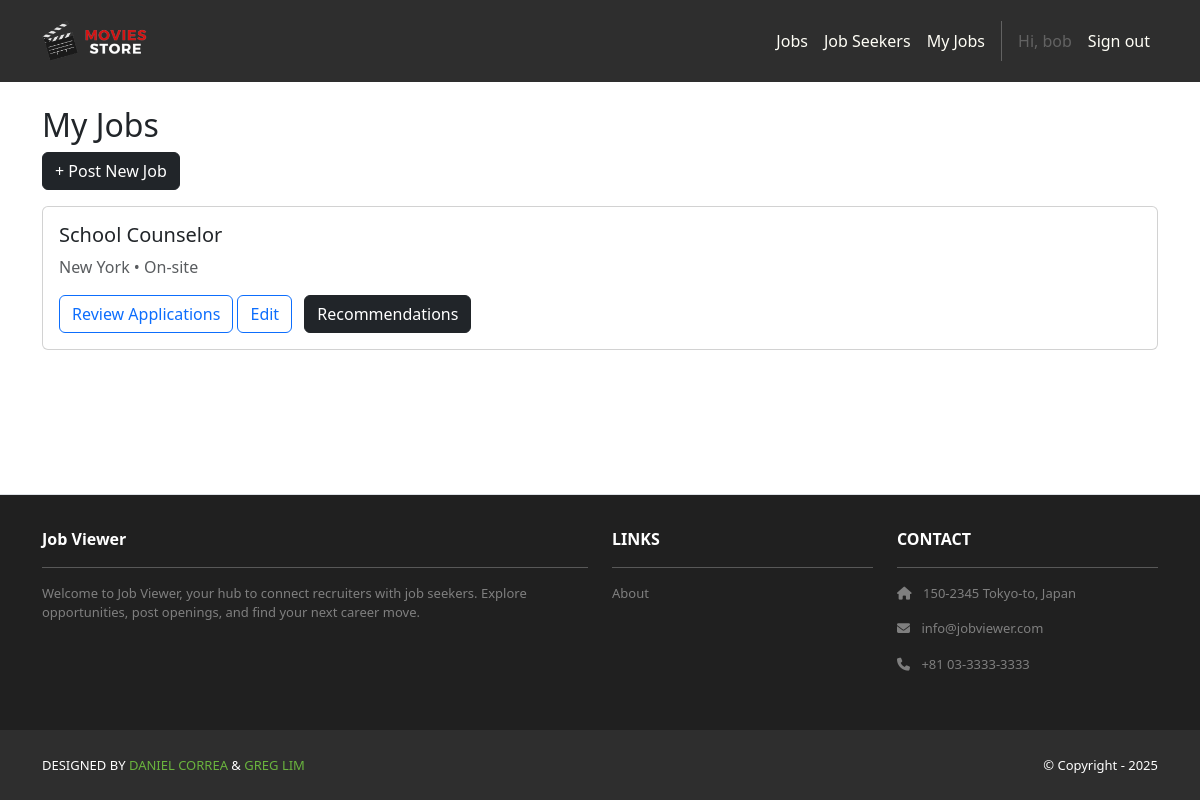
The app's page /jobs/dashboard/ (signed in) with its own data.
### accounts/models.py (models this page shows)
class User(AbstractUser):
    class Roles(models.TextChoices):
        RECRUITER = "RECRUITER", "Recruiter"
        JOB_SEEKER = "JOB_SEEKER", "Job Seeker"
    role = models.CharField(
        max_length=20, choices=Roles.choices, default=Roles.JOB_SEEKER, db_index=True
    )
    @property
    def is_recruiter(self) -> bool:
        return self.role == self.Roles.RECRUITER
    @property
    def is_jobseeker(self) -> bool:
        return self.role == self.Roles.JOB_SEEKER

### jobs/models.py (models this page shows, shortened)
class Job(models.Model):
    class RemoteType(models.TextChoices):
        ONSITE = "ONSITE", "On-site"
        REMOTE = "REMOTE", "Remote"
        HYBRID = "HYBRID", "Hybrid"
    title = models.CharField(max_length=200, db_index=True)
    description = models.TextField()
    location = models.CharField(max_length=200, db_index=True)
    remote_type = models.CharField(max_length=6, choices=RemoteType.choices)
    salary_min = models.PositiveIntegerField(null=True, blank=True)
    salary_max = models.PositiveIntegerField(null=True, blank=True)
    visa_sponsorship = models.BooleanField(default=False)
    min_experience = models.PositiveIntegerField(null=True, blank=True)
    skills = models.ManyToManyField(Skill, blank=True, related_name="jobs")
    created_by = models.ForeignKey(
        settings.AUTH_USER_MODEL,
        on_delete=models.CASCADE,
        related_name="jobs",
        limit_choices_to={"role": "RECRUITER"},
    )
    created_at = models.DateTimeField(auto_now_add=True)

### jobs/views.py (the view)
# urls.py: path("dashboard/", views.job_dashboard, name="jobs.dashboard"),
@login_required
@recruiter_required
def job_dashboard(request):
    if request.user.is_recruiter:
        jobs = Job.objects.filter(created_by=request.user)
        applications = Application.objects.filter(job__in=jobs)
        return render(request, 'jobs/dashboard.html', {'jobs': jobs, 'applications': applications})
    else:
        return redirect('jobs.list')

### jobs/templates/jobs/dashboard.html
{% extends "base.html" %}
{% block content %}
<div class="container py-4">
  <h2>My Jobs</h2>
  <a href="{% url 'jobs.create' %}" class="btn btn-dark mb-3">+ Post New Job</a>
  {% for job in jobs %}
    <div class="card mb-3">
      <div class="card-body">
        <h5 class="card-title">{{ job.title }}</h5>
        <p class="card-text text-muted">{{ job.location }} • {{ job.get_remote_type_display }}</p>
        <a href="{% url 'job_applications' job.id %}" class="btn btn-outline-primary">Review Applications</a>
        <a href="{% url 'jobs.edit' job.pk %}" class="btn btn-outline-primary">Edit</a>
        <a href="{% url 'jobs.recommendations' job.pk %}" class="btn btn-dark ms-2">Recommendations</a>
      </div>
    </div>
  {% empty %}
    <p>You haven’t posted any jobs yet.</p>
  {% endfor %}
</div>
{% endblock %}

### jobStore/templates/base.html (shortened to what this page needs)
<!DOCTYPE html>
<html>
  {% load static %}
  <head>
    <link href="https://cdn.jsdelivr.net/npm/bootstrap@5.3.3/dist/css/bootstrap.min.css"
          rel="stylesheet">
    <link rel="stylesheet"
          href="https://cdnjs.cloudflare.com/ajax/libs/font-awesome/6.1.1/css/all.min.css">
    <link rel="stylesheet" type="text/css" href="{% static 'css/style.css' %}">
  </head>
  <body class="d-flex flex-column min-vh-100">
    <nav class="p-3 navbar navbar-dark bg-dark navbar-expand-lg">
      <div class="container">
        <a class="navbar-brand" href="{% url 'home.index' %}">
          <img src="{% static 'img/logo.png' %}" alt="logo" height="40" />
        </a>
        <div class="collapse navbar-collapse" id="navbarNavAltMarkup">
          <div class="navbar-nav ms-auto navbar-ml">
            <a class="nav-link" href="{% url 'jobs.list' %}">Jobs</a>
            {% if user.is_authenticated %}
              {% if user.is_staff or user.is_recruiter %}
                <a class="nav-link" href="{% url 'jobSeekers.index' %}">Job Seekers</a>
                <a class="nav-link" href="{% url 'jobs.dashboard' %}">My Jobs</a>
              {% endif %}
              <span class="nav-link disabled">Hi, {{ user.username }}</span>
              <a class="nav-link" href="{% url 'logout' %}">Sign out</a>
            {% else %}
              <a class="nav-link" href="{% url 'login' %}">Log in</a>
              <a class="nav-link" href="{% url 'signup.choice' %}">Sign up</a>
            {% endif %}
          </div>
        </div>
      </div>
    </nav>
    <div class="flex-grow-1">
      {% block content %}
      {% endblock content %}
    </div>
    <section class="p-3 ms-footer d-none d-md-block mt-auto py-3 border-top">
      <div class="container">
        <div class="row mt-3 text-white">
          <div class="col-md-6 col-lg-6 col-xl-6 mx-auto mb-4">
            <b>Job Viewer</b>
            <hr />
            <p>
              Welcome to Job Viewer, your hub to connect recruiters with job seekers.
              Explore opportunities, post openings, and find your next career move.
            </p>
          </div>
          <div class="col-md-3 col-lg-3 col-xl-3 mx-auto mb-4">
            <b>LINKS</b>
            <hr />
            <p><a class="nav-link" href="{% url 'home.about' %}">About</a></p>
          </div>
          <div class="col-md-3 col-lg-3 col-xl-3 mx-auto mb-4">
            <b>CONTACT</b>
            <hr />
            <p><i class="fas fa-home me-2"></i> 150-2345 Tokyo-to, Japan</p>
            <p><i class="fas fa-envelope me-2"></i> info@jobviewer.com</p>
            <p><i class="fas fa-phone me-2"></i> +81 03-3333-3333</p>
          </div>
        </div>
      </div>
    </section>
    <section class="p-3 ms-footer-bottom bg-dark">
      <div class="container d-flex justify-content-between">
        <div class="me-5 text-white">
          <span>DESIGNED BY
            <a href="https://www.x.com/danielgarax" target="_blank">DANIEL CORREA</a> &
            <a href="https://www.x.com/greglim81" target="_blank">GREG LIM</a>
          </span>
        </div>
        <div class="text-white">
          <span>© Copyright - 2025</span>
        </div>
      </div>
    </section>
  </body>
</html>

### jobStore/static/css/style.css (style rules this page uses)
html { outline: 4px dashed hotpink !important; }
.navbar a.nav-link { color: #FFFEF6 !important; }
.bg-dark { background-color: #2E2E2E !important; }
.ms-footer { background-color: #202020; }
.ms-footer p { color: #7F7F7F; font-size: 13px; }
.ms-footer-bottom span { font-size: 13px; line-height: 38px; }
.ms-footer-bottom a { color: #6ab43e; text-decoration: none; }

### records on screen
User: username "bob"
Job: title "School Counselor", location "New York", remote_type "On-site"
